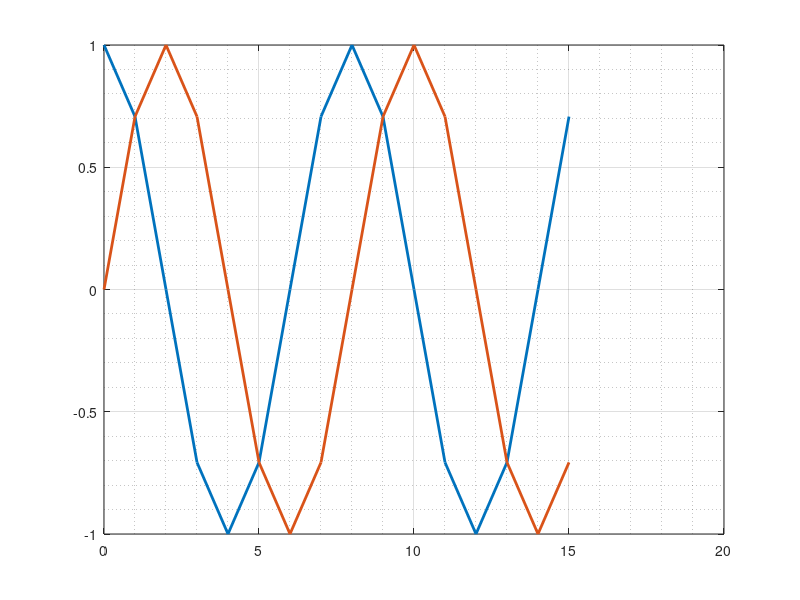
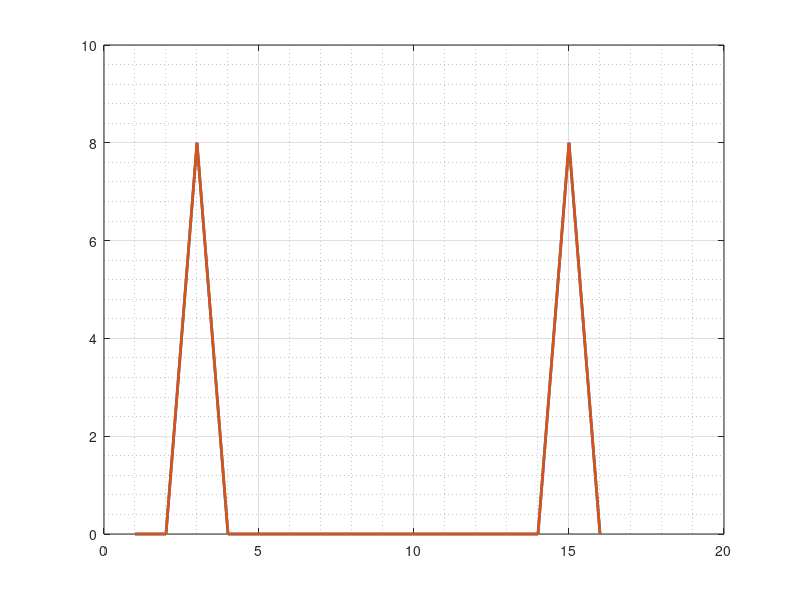

Write MATLAB code to recreate these figures, in order.
clc
clear all
clf

m = 16;
omega = 4*pi/m;
t = [0:1:m-1];
xCos = cos(omega*t);
xSin = sin(omega*t);

XCos = fft(xCos);
XSin = fft(xSin);

X_Mag_Cos = abs(XCos);
X_Mag_Sin = abs(XSin);
%%
figure(1)
plot(t, xCos, 'LineWidth', 2.0)
hold on
plot(t, xSin, 'LineWidth', 2.0)
grid on
hold off
grid minor
%%
figure(3)
plot(X_Mag_Cos, 'LineWidth', 2.0)
hold on
plot(X_Mag_Sin, 'LineWidth', 2.0)
grid on
hold off
grid minor
